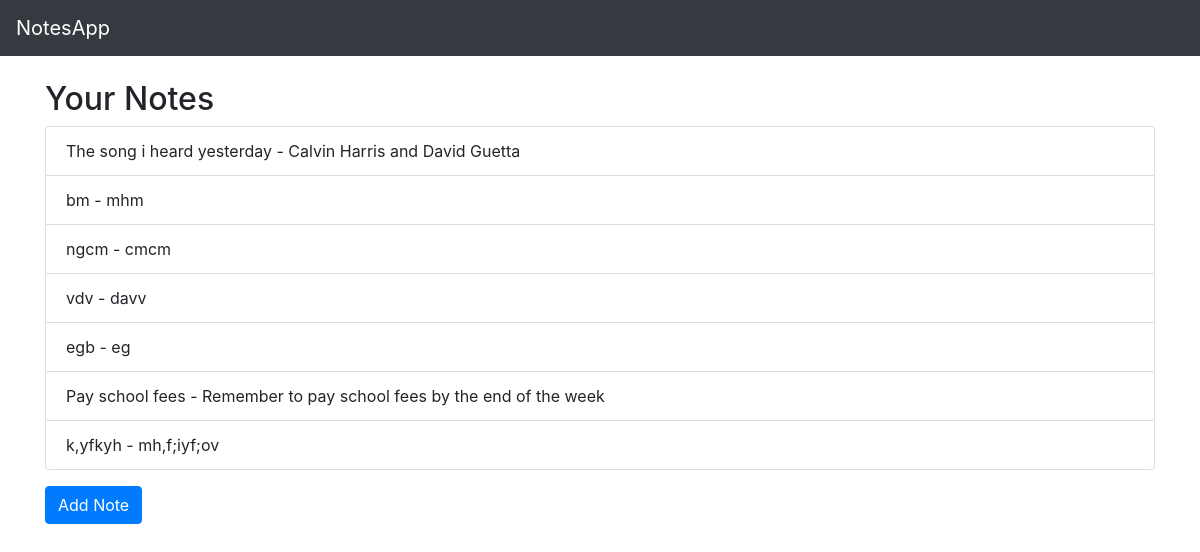
The page /accounts/view_notes/ (signed in) on the database its author committed.
### notes/models.py (models this page shows, shortened)
class Note(models.Model):
    user = models.ForeignKey(User, on_delete=models.CASCADE)
    title = models.CharField(max_length=255)
    content = models.TextField()

### notes/views.py (the view)
# urls.py: path('view_notes/', view_notes, name='view_notes'),
def view_notes(request):
    notes = Note.objects.filter(user=request.user)
    return render(request, 'view_notes.html', {'notes': notes})

### notes/templates/view_notes.html
{% extends 'base.html' %}
{% block content %}
  <div class="container mt-4">
    <h2>Your Notes</h2>
    {% if notes %}
      <ul class="list-group">
        {% for note in notes %}
          <li class="list-group-item">{{ note.title }} - {{ note.content }}</li>
        {% endfor %}
      </ul>
    {% else %}
      <p>No notes available.</p>
    {% endif %}
    <a href="{% url 'add_note' %}" class="btn btn-primary mt-3">Add Note</a>
  </div>
{% endblock %}

### rows shown on the page
Note: title "The song i heard yesterday", content "Calvin Harris and David Guetta"
Note: title "bm", content "mhm"
Note: title "ngcm", content "cmcm"
Note: title "vdv", content "davv"
Note: title "egb", content "eg"
Note: title "Pay school fees", content "Remember to pay school fees by the end of the week"
Note: title "k,yfkyh", content "mh,f;iyf;ov"
